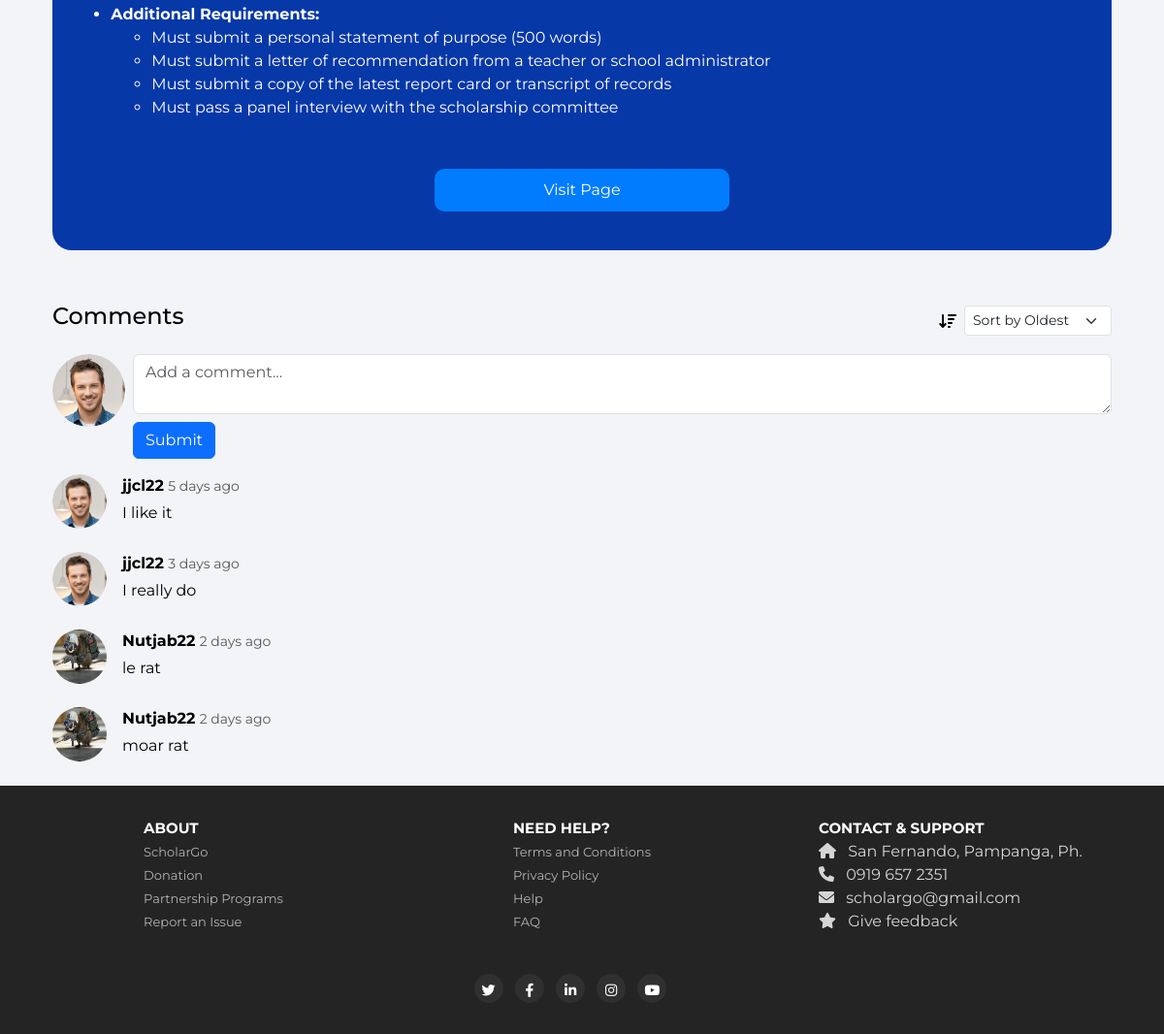
The page /sponsor/1 (signed in, lower part) on the database as committed earlier.
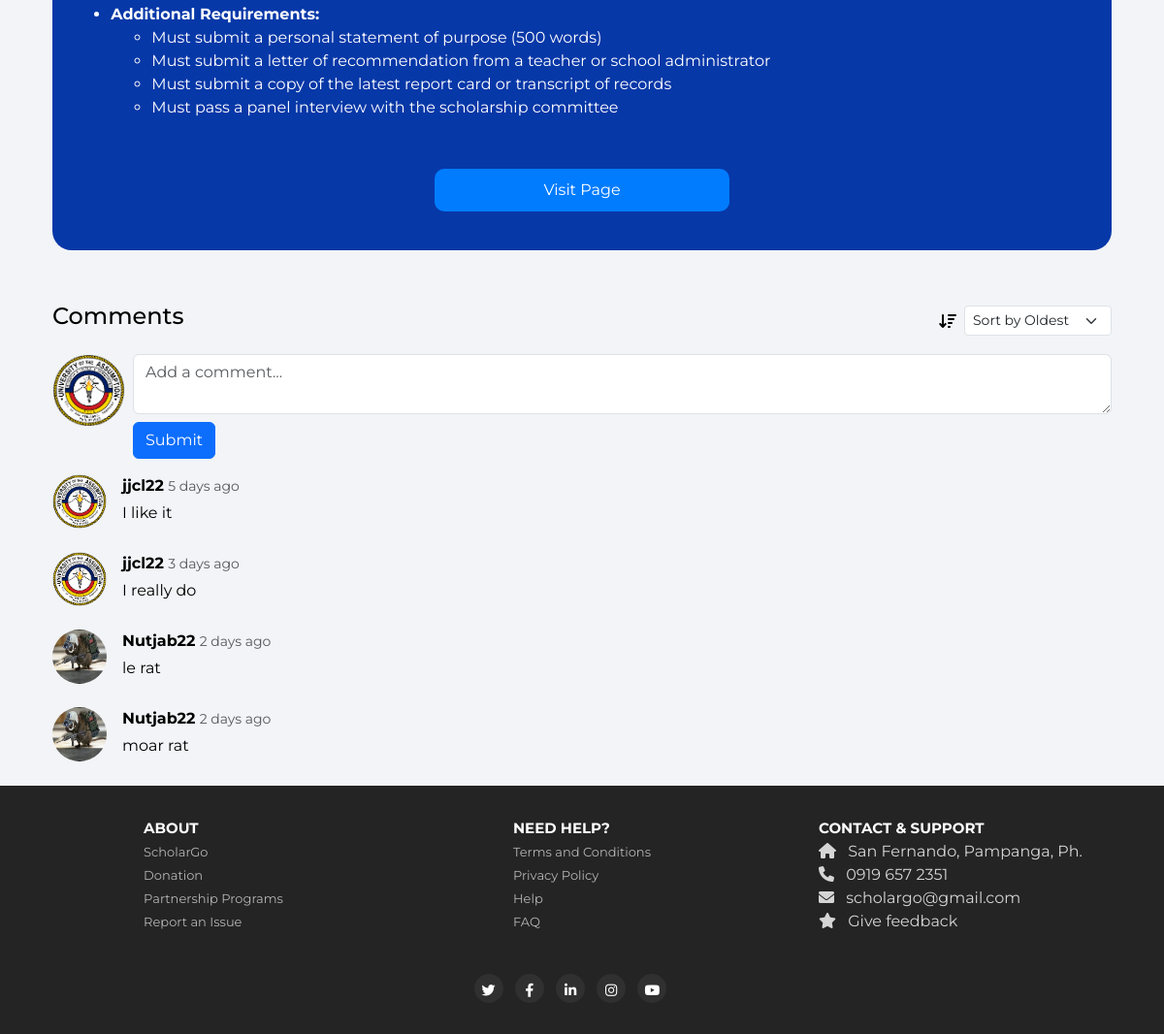
The same page on the database as committed later.
### website/models.py (models this page shows, shortened)
class User(db.Model, UserMixin):
    id = db.Column(db.Integer, primary_key=True)
    username = db.Column(db.String(150), unique=True)
    image = db.Column(db.String(300), nullable=True)
    city = db.Column(db.String(150))
    birthdate = db.Column(db.Date, nullable=False)
    province = db.Column(db.String(150))
    postalcode = db.Column(db.String(150))
    picture_path = db.Column(db.String(255), nullable=False)
    educationlevel = db.Column(db.String(150))
    email = db.Column(db.String(150), unique=True)
    password = db.Column(db.String(150))
    first_name = db.Column(db.String(150))
    last_name = db.Column(db.String(150))
    suffix = db.Column(db.String(150), nullable=True)
    gender = db.Column(db.String(150))
    course = db.Column(db.String(150))
    phone_number = db.Column(db.String(150))
    gpa = db.Column(db.Float)
    extracurricular_activities = db.Column(db.String(300))
    financial_status = db.Column(db.String(150))
    notes = db.relationship('Note', backref='user', lazy=True)
    followed_sponsorships = db.relationship('Sponsorship_data', secondary=user_sponsorship,
                                             lazy='subquery', backref=db.backref('followers', lazy=True))
    comments = db.relationship('Comment', backref='user', lazy=True)
    def is_following(self, sponsorship_id):
        return any(sponsorship.id == sponsorship_id for sponsorship in self.followed_sponsorships)

class Comment(db.Model):
    id = db.Column(db.Integer, primary_key=True)
    content = db.Column(db.Text, nullable=False)
    user_id = db.Column(db.Integer, db.ForeignKey('user.id'))
    sponsorship_id = db.Column(db.Integer, db.ForeignKey('sponsorship_data.id'), nullable=False)
    created_at = db.Column(db.DateTime(timezone=True), server_default=func.now())

### website/views.py (the view)
@views.route('/sponsor/<int:sponsor_id>', methods=['GET'])
@login_required
def view_sponsorship(sponsor_id):
    print("Sponsor route hit")  # Check if this prints in the logs
    sponsor = Sponsorship_data.query.get_or_404(sponsor_id)
    is_liked = current_user in sponsor.likes
    comments = Comment.query.filter_by(sponsorship_id=sponsor.id).all()
    is_following = current_user.is_following(sponsor_id)
    for comment in comments:
        comment.relative_time = time_since(comment.created_at)
    return render_template('sponsor_details.html',
                           sponsor=sponsor,
                           comments=comments,
                           is_liked=is_liked,
                           is_following= is_following,
                           user=current_user)

### website/__init__.py (called while the page is built)
def create_app():
    app = Flask(__name__)
    app.config['SECRET_KEY'] = 'hjshjhdjah kjshkjdhjs'
    app.config['SQLALCHEMY_DATABASE_URI'] = f'sqlite:///{DB_NAME}'
    app.config['UPLOAD_FOLDER'] = os.path.join('static', 'uploads')
    db.init_app(app)
    socketio.init_app(app)  # Initialize SocketIO with the app
    from .views import views
    from .auth import auth
    app.register_blueprint(views, url_prefix='/')
    app.register_blueprint(auth, url_prefix='/')
    from .models import User, Note, Sponsorship_data
    with app.app_context():
        db.create_all()
    login_manager = LoginManager()
    login_manager.login_view = 'auth.login'
    login_manager.init_app(app)
    @login_manager.user_loader
    def load_user(id):
        return User.query.get(int(id))
    return app

### website/templates/sponsor_details.html (shortened to what this page needs)
{% extends "base.html" %}
{% block content %}
<link rel="stylesheet" href="/static/css/sponsor_details.css"/>
<div class="container mt-4">
    <div class="sponsor-card">
        <div class="sponsor-requirements">
            {{ sponsor.full_description |safe }}
            <button class="blue-button">Visit Page</button>
        </div>
    </div>
    <div class="comment-container mt-5">
        <div class="d-flex justify-content-between align-items-center mb-3 comment-title">
            <h4 style="color: black;">Comments</h4>
            <div class="d-flex align-items-center">
                <i id="sortArrow" class="fa-solid fa-arrow-down-wide-short sort-icon" style="color: black;"></i>
                <select id="sortBar" class="form-select form-select-sm ms-2" style="width: auto;" onchange="sortComments()">
                    <option value="oldest">Sort by Oldest</option>
                </select>
            </div>
        </div>
        <div class="d-flex align-items-start mb-3">
            <img src="{{ url_for('static', filename='uploads/' ~ current_user.picture_path) }}" alt="Profile" class="rounded-circle me-2" style="width: 75px; height: 75px;">
            <form action="{{ url_for('auth.add_comment', sponsor_id=sponsor.id) }}" method="POST" class="flex-grow-1">
                <textarea class="form-control" name="content" required placeholder="Add a comment..."></textarea>
                <button type="submit" class="btn btn-primary mt-2 comment-submit">Submit</button>
            </form>
        </div>
        <div id="comments-section">
            {% if comments %}
                {% for comment in comments %}
                <div class="d-flex align-items-start mb-4 comment-item" style="color: black;" data-timestamp="{{ comment.created_at.timestamp() }}">
                    <img src="{{ url_for('static', filename='uploads/' ~ comment.user.picture_path) }}"
                        alt="Profile" class="rounded-circle me-3" style="width: 56px; height: 56px;">
                    <div class="name-comment">
                        <p class="mb-1">
                            <strong>{{ comment.user.username }}</strong>
                            <small class="text-muted">{{ comment.relative_time }}</small>
                        </p>
                        <p class="mb-0">{{ comment.content }}</p>
                    </div>
                </div>
                {% endfor %}
            {% else %}
                <p>No comments yet. Be the first to comment!</p>
            {% endif %}
        </div>
    </div>
</div>
{% endblock %}

Rows that differ between the two databases and show on the page:
changed User: picture_path: a different picture
changed through a linked row, Comment "I like it": picture_path: a different picture
changed through a linked row, Comment "I really do": picture_path: a different picture
